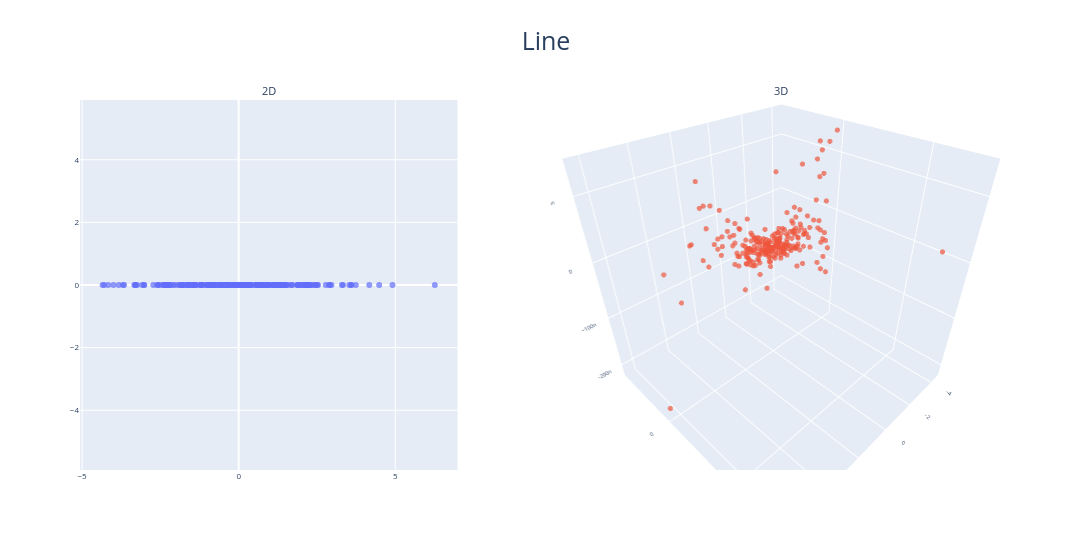

The code cell stored with this chart in its notebook:
### Markdown cell above
#### Line

### Code cell
sample = 'Line'
visualize_coordinates(
    coords_2d=coorditanates_dict[sample]['2d_coordinates'],
    coords_3d=coorditanates_dict[sample]['3d_coordinates'],
    title=sample,
)

### Figure 1 — Plotly figure (JSON) as saved in the notebook; plotly's stock layout.template omitted (floating-point values rounded to 4 significant figures; data arrays with more than 128 entries replaced by an {"elided": "..."} marker saying what was removed)
{"data": [{"marker": {"colorscale": [[0, "#440154"], [0.1111, "#482878"], [0.2222, "#3e4989"], [0.3333, "#31688e"], [0.4444, "#26828e"], [0.5556, "#1f9e89"], [0.6667, "#35b779"], [0.7778, "#6ece58"], [0.8889, "#b5de2b"], [1, "#fde725"]], "opacity": 0.7, "size": 6}, "mode": "markers", "type": "scatter", "x": {"elided": "250 float values"}, "xaxis": "x", "y": {"elided": "250 float values"}, "yaxis": "y"}, {"marker": {"colorscale": [[0, "#440154"], [0.1111, "#482878"], [0.2222, "#3e4989"], [0.3333, "#31688e"], [0.4444, "#26828e"], [0.5556, "#1f9e89"], [0.6667, "#35b779"], [0.7778, "#6ece58"], [0.8889, "#b5de2b"], [1, "#fde725"]], "opacity": 0.7, "size": 3}, "mode": "markers", "scene": "scene", "type": "scatter3d", "x": {"elided": "250 float values"}, "y": {"elided": "250 float values"}, "z": {"elided": "250 float values"}}], "layout": {"annotations": [{"font": {"size": 11}, "showarrow": false, "text": "2D", "x": 0.2025, "xanchor": "center", "xref": "paper", "y": 1, "yanchor": "bottom", "yref": "paper"}, {"font": {"size": 11}, "showarrow": false, "text": "3D", "x": 0.7525, "xanchor": "center", "xref": "paper", "y": 1, "yanchor": "bottom", "yref": "paper"}], "font": {"size": 9}, "height": 550, "scene": {"aspectmode": "auto", "aspectratio": {"x": 1, "y": 1, "z": 1}, "camera": {"eye": {"x": 1, "y": 1, "z": 1}}, "domain": {"x": [0.505, 1], "y": [0, 1]}, "xaxis": {"tickfont": {"size": 8}, "type": "linear"}, "yaxis": {"tickfont": {"size": 8}, "type": "linear"}, "zaxis": {"tickfont": {"size": 8}, "type": "linear"}}, "showlegend": false, "title": {"font": {"size": 25}, "text": "Line", "x": 0.5}, "width": 1100, "xaxis": {"anchor": "y", "autorange": true, "domain": [0, 0.405], "range": [-5.066, 6.987], "scaleanchor": "y", "scaleratio": 1, "tickfont": {"size": 8}, "type": "linear"}, "yaxis": {"anchor": "x", "autorange": true, "domain": [0, 1], "range": [-5.857, 5.857], "tickfont": {"size": 8}, "type": "linear"}}}
